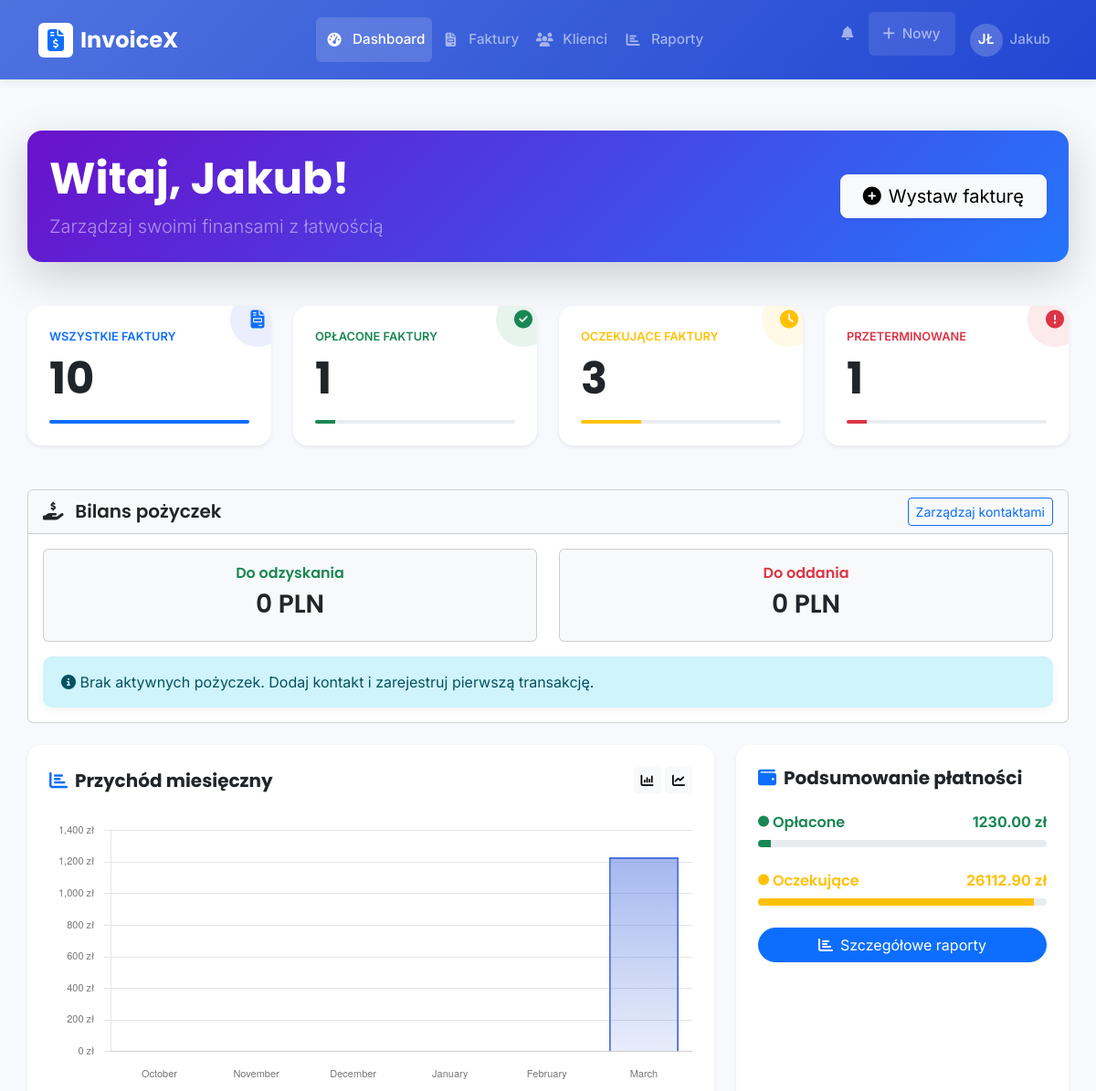
The page /dashboard (signed in, upper part) on the database as committed earlier.
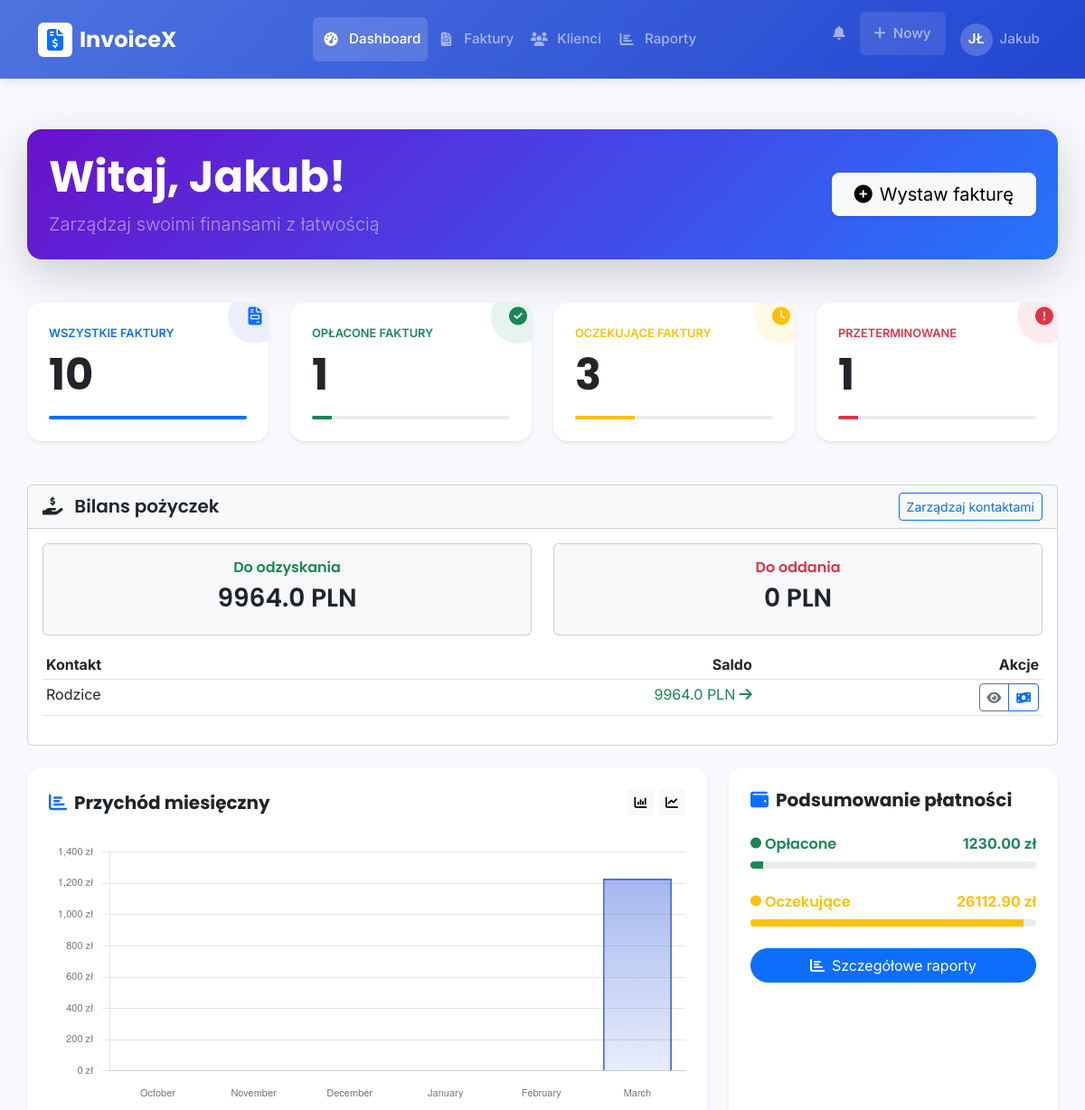
The same page on the database as committed later.
### app/models/contact.py (models this page shows, shortened)
class Contact(db.Model):
    __tablename__ = 'contacts'
    id = db.Column(db.Integer, primary_key=True)
    user_id = db.Column(db.Integer, db.ForeignKey('users.id'), nullable=False)
    name = db.Column(db.String(100), nullable=False)
    email = db.Column(db.String(120), nullable=True)
    phone = db.Column(db.String(20), nullable=True)
    notes = db.Column(db.Text, nullable=True)
    created_at = db.Column(db.DateTime, default=datetime.utcnow, nullable=False)
    updated_at = db.Column(db.DateTime, default=datetime.utcnow, onupdate=datetime.utcnow, nullable=False)
    user = db.relationship('User', backref=db.backref('contacts', lazy=True))
    def get_balance(self):
        from app.models.transaction import Transaction
        return Transaction.get_balance_with_contact(self.user_id, self.id)

### app/routes/dashboard.py (the view)
@dashboard_bp.route('/')
@dashboard_bp.route('/dashboard')
@login_required
def index():
    total_invoices = Invoice.query.filter_by(user_id=current_user.id).count()
    pending_invoices = Invoice.query.filter_by(user_id=current_user.id, status=InvoiceStatus.PENDING).count()
    paid_invoices = Invoice.query.filter_by(user_id=current_user.id, status=InvoiceStatus.PAID).count()
    overdue_invoices = Invoice.query.filter_by(user_id=current_user.id, status=InvoiceStatus.OVERDUE).count()
    recent_invoices = Invoice.query.filter_by(user_id=current_user.id)\
        .order_by(Invoice.created_at.desc())\
        .limit(5).all()
    upcoming_due_date = datetime.utcnow().date() + timedelta(days=7)
    upcoming_invoices = Invoice.query.filter_by(user_id=current_user.id)\
        .filter(Invoice.status == InvoiceStatus.PENDING)\
        .filter(Invoice.due_date <= upcoming_due_date)\
        .order_by(Invoice.due_date.asc())\
        .limit(5).all()
    monthly_revenue = []
    today = datetime.today()
    for i in range(5, -1, -1):
        month = (today.month - i - 1) % 12 + 1
        year = today.year + ((today.month - i - 1) // 12)
        first_day = datetime(year, month, 1)
        days_in_month = calendar.monthrange(year, month)[1]
        last_day = datetime(year, month, days_in_month, 23, 59, 59)
        total = db.session.query(func.sum(Invoice.total))\
            .filter(
                Invoice.user_id == current_user.id,
                Invoice.status == InvoiceStatus.PAID,
                Invoice.payment_date >= first_day,
                Invoice.payment_date <= last_day
            ).scalar() or 0
        monthly_revenue.append({
            'month': calendar.month_name[month],
            'total': float(total)
        })
    top_clients = db.session.query(
        Client.name,
        func.sum(Invoice.total).label('total_value')
    ).join(Invoice, Invoice.client_id == Client.id)\
     .filter(Client.user_id == current_user.id)\
     .group_by(Client.id)\
     .order_by(func.sum(Invoice.total).desc())\
     .limit(5).all()
    total_paid = db.session.query(func.sum(Invoice.total))\
        .filter_by(user_id=current_user.id, status=InvoiceStatus.PAID)\
        .scalar() or 0
    total_pending = db.session.query(func.sum(Invoice.total))\
        .filter(
            Invoice.user_id == current_user.id,
            Invoice.status.in_([InvoiceStatus.PENDING, InvoiceStatus.OVERDUE])
        ).scalar() or 0
    top_clients = db.session.query(
            Client.name,
            func.sum(Invoice.total).label('total_value')
        )\
        .join(Invoice, Invoice.client_id == Client.id)\
        .filter(Client.user_id == current_user.id)\
        .group_by(Client.id)\
        .order_by(func.sum(Invoice.total).desc())\
        .limit(5).all()
    total_paid = db.session.query(func.sum(Invoice.total))\
        .filter(Invoice.user_id == current_user.id)\
        .filter(Invoice.status == InvoiceStatus.PAID)\
        .scalar() or 0
    total_pending = db.session.query(func.sum(Invoice.total))\
        .filter(Invoice.user_id == current_user.id)\
        .filter(Invoice.status.in_([InvoiceStatus.PENDING, InvoiceStatus.OVERDUE]))\
        .scalar() or 0
    contacts_with_debt = Contact.query.filter_by(user_id=current_user.id).all()
    for contact in contacts_with_debt:
        contact.balance = contact.get_balance()
    contacts_with_debt = [c for c in contacts_with_debt if c.balance != 0]
    contacts_with_debt.sort(key=lambda c: c.balance, reverse=True)
    total_to_receive = sum(c.balance for c in contacts_with_debt if c.balance > 0)
    total_to_pay = sum(abs(c.balance) for c in contacts_with_debt if c.balance < 0)
    context = {
        'contacts_with_debt': contacts_with_debt[:5],  # Pokaż tylko top 5
        'total_to_receive': total_to_receive,
        'total_to_pay': total_to_pay,
        'TransactionType': TransactionType
    }
    return render_template('dashboard/index.html',
                           title='Dashboard',
                           total_invoices=total_invoices,
                           pending_invoices=pending_invoices,
                           paid_invoices=paid_invoices,
                           overdue_invoices=overdue_invoices,
                           recent_invoices=recent_invoices,
                           upcoming_invoices=upcoming_invoices,
                           monthly_revenue=monthly_revenue[-6:],  # ostatnie 6 miesięcy
                           top_clients=top_clients,
                           total_paid=float(total_paid),
                           total_pending=float(total_pending), **context)

### app/models/transaction.py (called while the page is built)
    @staticmethod
    def get_balance_with_contact(user_id, contact_id):
        transactions = Transaction.query.filter_by(user_id=user_id, contact_id=contact_id).all()
        balance = 0
        for transaction in transactions:
            if transaction.transaction_type == TransactionType.LENT_TO:
                balance += float(transaction.amount)
            elif transaction.transaction_type == TransactionType.RECEIVED_FROM:
                balance -= float(transaction.amount)
        return balance

### app/models/user.py (called while the page is built)
@login_manager.user_loader
def load_user(user_id):
    return User.query.get(user_id)

### app/templates/dashboard/index.html (shortened to what the changed rows need)
{% extends 'layout.html' %}
{% block content %}
<div class="dashboard-header position-relative overflow-hidden mb-5 p-4 rounded-4 shadow-lg" style="background: linear-gradient(135deg, #6a11cb 0%, #2575fc 100%);">
    <div class="row align-items-center position-relative z-index-1">
        <div class="col-lg-8">
            <h1 class="display-5 fw-bold text-white mb-0">
                <span class="welcome-text">Witaj, {{ current_user.first_name }}!</span>
            </h1>
        </div>
    </div>
</div>
<div class="row g-4 mb-5">
    <div class="col-xl-3 col-md-6">
        <div class="card border-0 shadow-sm rounded-4 hover-lift overflow-hidden h-100">
            <div class="card-body position-relative p-4">
                <h2 class="display-5 fw-bold mb-0 counter-value">{{ total_invoices }}</h2>
            </div>
        </div>
    </div>
    <div class="col-xl-3 col-md-6">
        <div class="card border-0 shadow-sm rounded-4 hover-lift overflow-hidden h-100">
            <div class="card-body position-relative p-4">
                <h2 class="display-5 fw-bold mb-0 counter-value">{{ paid_invoices }}</h2>
            </div>
        </div>
    </div>
    <div class="col-xl-3 col-md-6">
        <div class="card border-0 shadow-sm rounded-4 hover-lift overflow-hidden h-100">
            <div class="card-body position-relative p-4">
                <h2 class="display-5 fw-bold mb-0 counter-value">{{ pending_invoices }}</h2>
            </div>
        </div>
    </div>
    <div class="col-xl-3 col-md-6">
        <div class="card border-0 shadow-sm rounded-4 hover-lift overflow-hidden h-100">
            <div class="card-body position-relative p-4">
                <h2 class="display-5 fw-bold mb-0 counter-value">{{ overdue_invoices }}</h2>
            </div>
        </div>
    </div>
</div>
<div class="card mb-4">
    <div class="card-body">
      <div class="row mb-3">
        <div class="col-md-6">
          <div class="card bg-light">
            <div class="card-body text-center">
              <h6 class="text-success mb-2">Do odzyskania</h6>
              <h3>{{ total_to_receive|round(2) }} PLN</h3>
            </div>
          </div>
        </div>
        <div class="col-md-6">
        </div>
      </div>
      {% if contacts_with_debt %}
      <div class="table-responsive">
        <table class="table table-sm table-hover">
          <thead>
            <tr>
              <th>Kontakt</th>
              <th class="text-end">Saldo</th>
              <th class="text-end">Akcje</th>
            </tr>
          </thead>
          <tbody>
            {% for contact in contacts_with_debt %}
            <tr>
              <td>{{ contact.name }}</td>
              <td class="text-end">
                <span class="{% if contact.balance > 0 %}text-success{% else %}text-danger{% endif %}">
                  {{ contact.balance|abs|round(2) }} PLN
                  {% if contact.balance > 0 %}
                    <i class="fas fa-arrow-right"></i>
                  {% else %}
                    <i class="fas fa-arrow-left"></i>
                  {% endif %}
                </span>
              </td>
              <td class="text-end">
                <div class="btn-group btn-group-sm" role="group">
                  <a href="{{ url_for('contact.view', id=contact.id) }}" class="btn btn-outline-secondary" title="Szczegóły">
                    <i class="fas fa-eye"></i>
                  </a>
                  <a href="{{ url_for('transaction.new', contact_id=contact.id) }}" class="btn btn-outline-primary" title="Dodaj transakcję">
                    <i class="fas fa-money-bill-wave"></i>
                  </a>
                </div>
              </td>
            </tr>
            {% endfor %}
          </tbody>
        </table>
      </div>
      {% else %}
      <div class="alert alert-info mb-0">
        <i class="fas fa-info-circle"></i> Brak aktywnych pożyczek. Dodaj kontakt i zarejestruj pierwszą transakcję.
      </div>
      {% endif %}
    </div>
  </div>
{% endblock %}

Rows that differ between the two databases and show on the page:
added Contact: name "Rodzice", balance|abs "9964.0"
Other text that changed with them:
{{ total_to_receive|round(2) }}: "0" → "9964.0"
text no longer shown: "Brak aktywnych pożyczek. Dodaj kontakt i zarejestruj pierwszą transakcję."
text now shown: "Kontakt Saldo Akcje"
